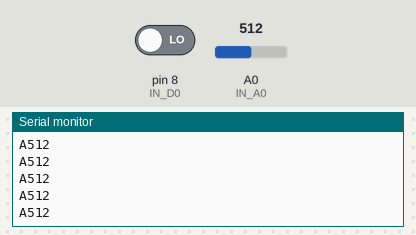
A sketch run on a simulated Arduino Uno, built with avr-gcc and run on an emulated ATmega328P. Parts: the last lines printed to the serial monitor. The test bench sets the inputs (shaded band); at power-on: A0 (IN_A0) = 512, pin 8 (IN_D0) LOW.

Above: at 1.2 s.
1.3 s: A0 (IN_A0) set to 716
At 1.31 s:
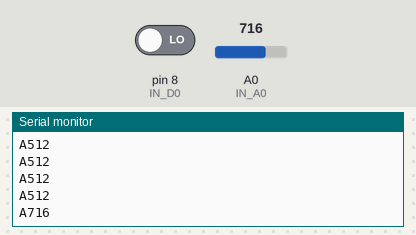
2.8 s: A0 (IN_A0) set to 900
At 2.81 s:
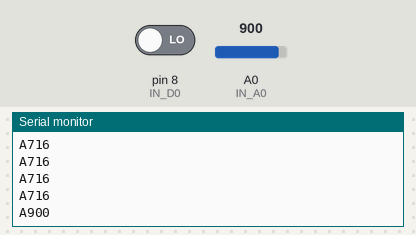
Timing chart, 0 to 5.8 s (numbered marks = the images above; inputs shaded):
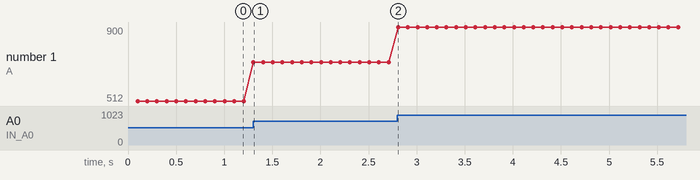

Measured:
- after the input at 1.3 s, the serial monitor: prints a new line at once (image 1)
- after the input at 2.8 s, the serial monitor: prints a new line at once (image 2)
- plotted number 1: 512 → 716 after the input at 1.3 s, 716 → 900 after the input at 2.8 s

The sketch:

IIP_Infra_Red_Code.ino
```cpp
//https://www.mschoeffler.de/2017/11/27/arduino-tutorial-ir-distance-line-tracing-line-tracking-sensor-mh-sensor-series-ky-033-tcrt5000/
#include <Wire.h>

char val;
int buzz_pin = 7;
boolean buzz_state = LOW;

int sampleRate = 100; //samples per second
int sampleInterval = 1000000/sampleRate; //Inverse of SampleRate
const int IN_A0 = A0; // analog input
const int IN_D0 = 8; // digital input
long timer = micros();

void setup() {
  Serial.begin(115200);
  pinMode (IN_A0, INPUT);
  pinMode (IN_D0, INPUT);
}

int value_A0;
bool value_D0;

void loop() {
  if(Serial.available() > 0){
    val = Serial.read();

  if(val == '1'){
    buzz_state= !buzz_state;
    digitalWrite(buzz_pin, buzz_state);
  }
  delay(100);
  }
  else{
  if (micros() - timer >= sampleInterval) { //Timer: send sensor data in every 10ms
    value_A0 = analogRead(IN_A0); // reads the analog input from the IR distance sensor
    value_D0 = digitalRead(IN_D0);// reads the digital input from the IR distance sensor
    sendDataToProcessing('A', value_A0);
  }
  delay(100);
  }
}

void sendDataToProcessing(char symbol, int value_A0){
  Serial.print(symbol);
  Serial.println(value_A0);
}
```
